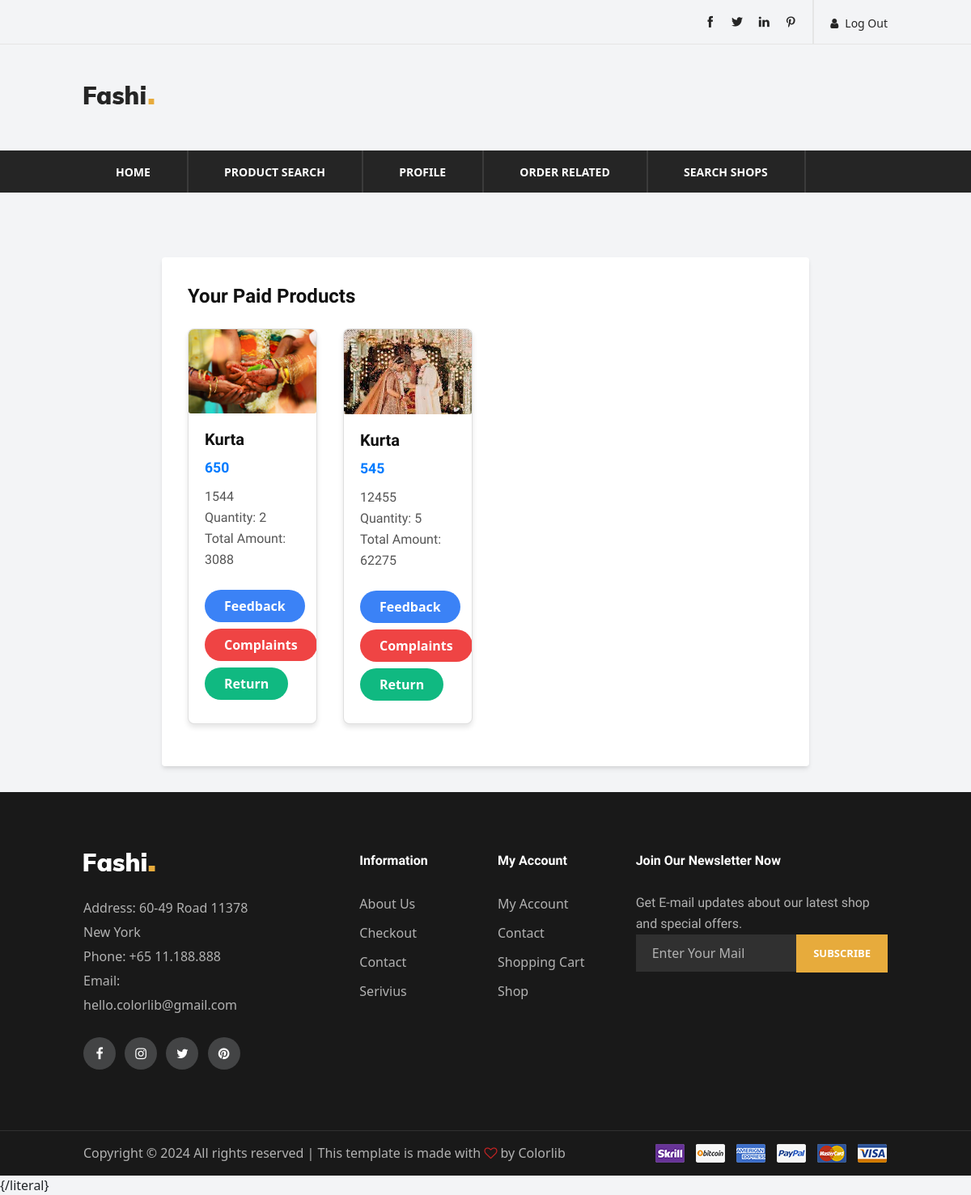
Page /paid_products (signed in) on the committed database.
### myapp/models.py (models this page shows)
class Cart(models.Model):
    loginid = models.IntegerField()
    menuid = models.IntegerField()
    currentdate = models.DateField()
    quantity = models.IntegerField()
    totalamount = models.IntegerField()
    paymentstatus = models.IntegerField()
    delstatus = models.IntegerField()
    returnstatus = models.IntegerField()

class Product(models.Model):
    category = models.CharField(max_length=20)
    name = models.CharField(max_length=20)
    image = models.FileField(upload_to='images/',max_length=250,null=True,default=None)
    details = models.CharField(max_length=60)
    rentamt = models.IntegerField()
    amount = models.IntegerField()
    loginid = models.IntegerField()
    selling = models.CharField(max_length=10)

### myapp/views.py (the view)
# urls.py: path('paid_products', views.paid_products, name='paid_products'),
def paid_products(request):
    customer_loginid = request.session.get('customer')
    paid_products = Cart.objects.filter(loginid=customer_loginid, paymentstatus=1)
    paid_product_details = []
    for cart_item in paid_products:
        product = Product.objects.get(pk=cart_item.menuid)
        paid_product_details.append({
            'cart': cart_item,
            'product': product,
            'quantity': cart_item.quantity,
            'total_amount': cart_item.totalamount,
            'delstatus' : cart_item.delstatus
        })
    return render(request, 'paid_products.html', {'paid_product_details': paid_product_details})

### myapp/templates/paid_products.html (shortened to what this page needs)
{% extends "customerheader.html" %}
{% block content %}
<br />
<br />
<!DOCTYPE html>
<html lang="en">
  <head>
    <link
      href="https://cdn.jsdelivr.net/npm/tailwindcss@2.2.19/dist/tailwind.min.css"
      rel="stylesheet"
    />
  </head>
  <body class="font-sans bg-gray-100">
    <div class="container mx-auto my-8 p-8 bg-white rounded shadow-md w-2/3">
      <h1 class="text-2xl font-bold mb-4">Your Paid Products</h1>
      <div class="grid grid-cols-1 sm:grid-cols-2 md:grid-cols-3 lg:grid-cols-4 gap-8">
        {% for paid_product in paid_product_details %}
        <div class="card">
          <img
            src="/media/{{ paid_product.product.image }}"
            alt="{{ paid_product.product.name }}"
            class="card-img"
          />
          <div class="card-body">
            <h2 class="card-title">{{ paid_product.product.name }}</h2>
            <p class="card-price">{{ paid_product.product.rentamt }}</p>
            <p class="card-text">{{ paid_product.product.amount }}</p>
            <p class="card-text">Quantity: {{ paid_product.quantity }}</p>
            <p class="card-text">Total Amount: {{ paid_product.total_amount }}</p>
            {% if paid_product.delstatus == 0 %}
            <p class="card-text yet-to-be-delivered">Yet to be delivered</p>
            {% elif paid_product.delstatus == 1 %}
            <div class="mt-4">
              <a href="{% url 'submit_feedback'  product_id=paid_product.product.id %}" class="bg-blue-500 hover:bg-blue-700 text-white font-bold py-2 px-4 rounded-full inline-block mb-2">
                Feedback
              </a>
              <a href="{% url 'enter_complaint'  product_id=paid_product.product.id %}" class="bg-red-500 hover:bg-red-700 text-white font-bold py-2 px-4 rounded-full inline-block mb-2">
                Complaints
              </a>
              <a href="{% url 'product_return'  cart_id=paid_product.cart.id %}" class="bg-green-500 hover:bg-green-700 text-white font-bold py-2 px-4 rounded-full inline-block mb-2">
                Return
              </a>
            </div>
            {% endif %}
          </div>
        </div>
        {% endfor %}
      </div>
    </div>
  </body>
</html>
{% endblock %}

### myapp/static/user2/css/style.css (style rules this page uses)
html, body { height: 100%; font-family: "Muli", sans-serif; -webkit-font-smoothing: antialiased; font-smoothing: antialiased; }
h1, h2, h3, h4, h5, h6 { margin: 0; color: #111111; font-weight: 400; font-family: "Muli", sans-serif; }
h1 { font-size: 70px; }
h2 { font-size: 36px; }
p { font-size: 16px; font-family: "Muli", sans-serif; color: #636363; font-weight: 400; line-height: 26px; margin: 0 0 15px 0; }
img { max-width: 100%; }
@media only screen and (min-width: 1200px) { .container { max-width: 1170px; } }

### myapp/templates/paid_products.html (style rules this page uses)
.card { background-color: #ffffff; border-radius: 8px; box-shadow: 0 4px 6px rgba(0, 0, 0, 0.1); overflow: hidden; transition: all 0.3s ease; margin-bottom: 20px; max-width: 300px; }
.card-img { max-width: 100%; height: auto; object-fit: cover; }
.card-body { padding: 20px; }
.card-title { font-size: 1.25rem; font-weight: bold; margin-bottom: 10px; }
.card-price { font-size: 1.1rem; color: #007bff; font-weight: bold; margin-bottom: 10px; }
.card-text { font-size: 1rem; color: #555; }

### rows in the picture
Cart: product.image (picture), product.name "Kurta", product.rentamt "650", product.amount "1544", quantity "2", total_amount "3088"
Cart: product.image (picture), product.name "Kurta", product.rentamt "545", product.amount "12455", quantity "5", total_amount "62275"
